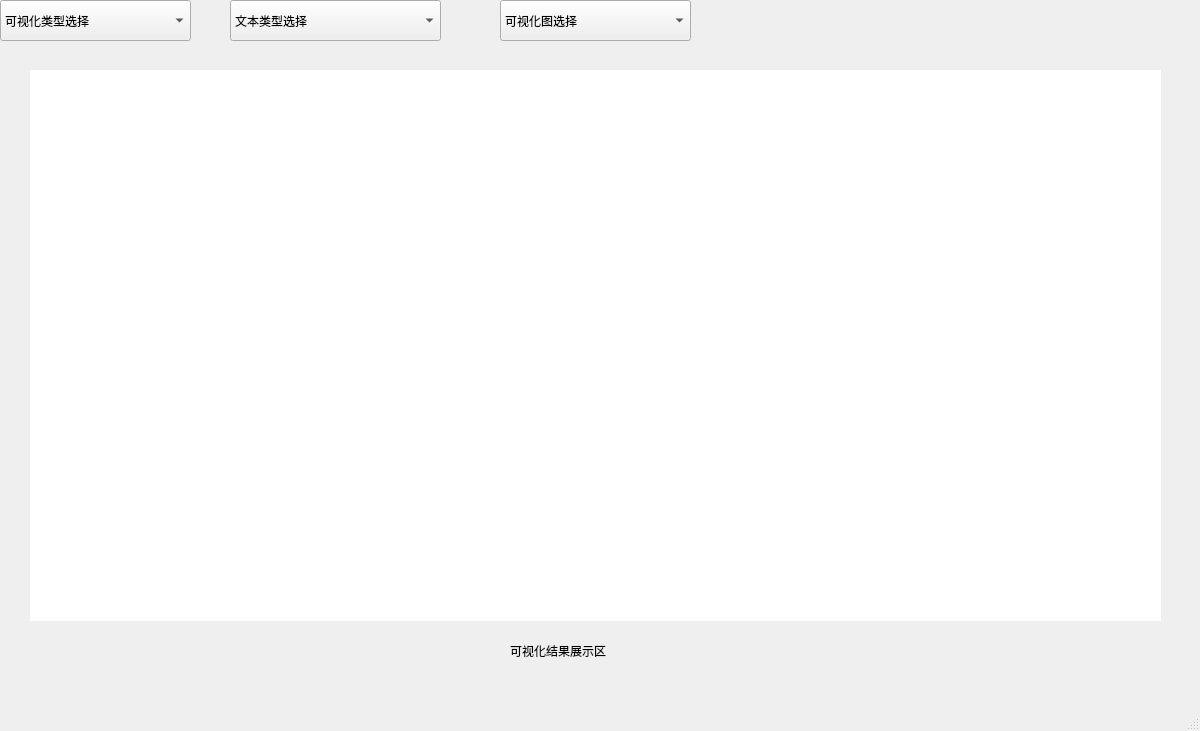
<?xml version="1.0" encoding="UTF-8"?>
<ui version="4.0">
 <class>MainWindow</class>
 <widget class="QMainWindow" name="MainWindow">
  <property name="geometry">
   <rect>
    <x>0</x>
    <y>0</y>
    <width>1200</width>
    <height>731</height>
   </rect>
  </property>
  <property name="windowTitle">
   <string>MainWindow</string>
  </property>
  <widget class="QWidget" name="centralwidget">
   <widget class="QComboBox" name="model_change">
    <property name="geometry">
     <rect>
      <x>0</x>
      <y>0</y>
      <width>191</width>
      <height>41</height>
     </rect>
    </property>
    <item>
     <property name="text">
      <string>可视化类型选择</string>
     </property>
    </item>
    <item>
     <property name="text">
      <string>数据描述</string>
     </property>
    </item>
    <item>
     <property name="text">
      <string>深度学习模型</string>
     </property>
    </item>
    <item>
     <property name="text">
      <string>线性回归模型</string>
     </property>
    </item>
    <item>
     <property name="text">
      <string>决策树回归模型</string>
     </property>
    </item>
    <item>
     <property name="text">
      <string>随机森林回归模型</string>
     </property>
    </item>
    <item>
     <property name="text">
      <string>梯度提升回归树模型</string>
     </property>
    </item>
   </widget>
   <widget class="QComboBox" name="picture_change">
    <property name="geometry">
     <rect>
      <x>500</x>
      <y>0</y>
      <width>191</width>
      <height>41</height>
     </rect>
    </property>
    <item>
     <property name="text">
      <string>可视化图选择</string>
     </property>
    </item>
   </widget>
   <widget class="QLabel" name="label_2">
    <property name="geometry">
     <rect>
      <x>510</x>
      <y>630</y>
      <width>171</width>
      <height>41</height>
     </rect>
    </property>
    <property name="text">
     <string>可视化结果展示区</string>
    </property>
   </widget>
   <widget class="QComboBox" name="view_text_change">
    <property name="geometry">
     <rect>
      <x>230</x>
      <y>0</y>
      <width>211</width>
      <height>41</height>
     </rect>
    </property>
    <item>
     <property name="text">
      <string>文本类型选择</string>
     </property>
    </item>
    <item>
     <property name="text">
      <string>中国地震目录</string>
     </property>
    </item>
    <item>
     <property name="text">
      <string>全球地震目录</string>
     </property>
    </item>
    <item>
     <property name="text">
      <string>强震动参数数据集</string>
     </property>
    </item>
    <item>
     <property name="text">
      <string>地震灾情数据列表</string>
     </property>
    </item>
   </widget>
   <widget class="QWidget" name="view_place_widget" native="true">
    <property name="geometry">
     <rect>
      <x>30</x>
      <y>70</y>
      <width>1131</width>
      <height>551</height>
     </rect>
    </property>
    <property name="styleSheet">
     <string notr="true">background-color: rgb(255, 255, 255);</string>
    </property>
   </widget>
  </widget>
  <widget class="QMenuBar" name="menubar">
   <property name="geometry">
    <rect>
     <x>0</x>
     <y>0</y>
     <width>1200</width>
     <height>26</height>
    </rect>
   </property>
  </widget>
  <widget class="QStatusBar" name="statusbar"/>
 </widget>
 <resources/>
 <connections/>
</ui>
